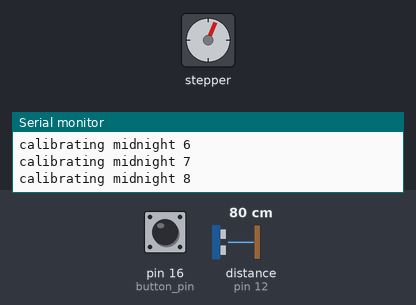
The sketch below on a simulated Arduino Uno, built with avr-gcc and run on an emulated ATmega328P. Shown: stepper motor, the last lines printed to the serial monitor. The inputs (shaded band) are chosen by the test bench; at power-on: pin 16 (button_pin) HIGH, distance to the obstacle (sensor on pin 12) 80 cm. The echo pulse lasts 58.3 µs per cm; random numbers use the default seed unless the sketch sets one; stepper angles assume 2048 steps per turn.

Above: at 0.8 s.
0.9 s: pin 16 (button_pin) pulled LOW for 3.2 s
At 4.7 s:
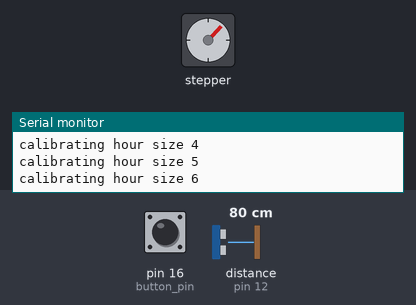
5.7 s: pin 16 (button_pin) pulled LOW for 0.15 s
At 6.6 s:
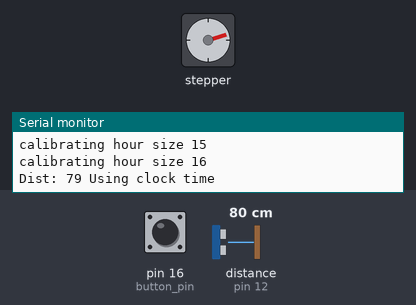
8.8 s: pin 16 (button_pin) pulled LOW for 3.2 s
16.9 s: pin 16 (button_pin) pulsed LOW 2 times (0.12 s each, 0.3 s apart)
20.5 s: pin 16 (button_pin) pulled LOW for 1 s
At 21.57 s:
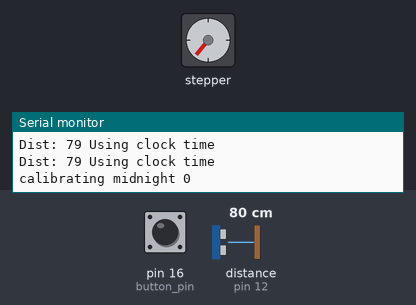
Timing chart, 0 to 30.5 s (numbered marks = the images above; inputs shaded):
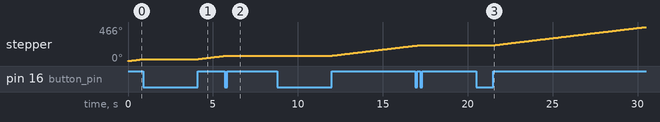

Measured:
- after the input at 20.5 s, stepper: keeps turning clockwise at about 28°/s, starting after 1.0 s

The sketch:

Clock.ino
```cpp
// Watch The Clock, a final project for Yale cpsc334
// by Lukas Burger 12/15/2019

#include <Stepper.h>

// set current time at program upload
// This needs to be changed for every installation
#define start_hour 2
#define start_mins 31

const int stepsPerRevolution = 32;  // specific for my motor

// initialize the stepper library on pins 15 through 4:
Stepper myStepper(stepsPerRevolution, 15,0,2,4);

// pin declarations
int ultra_power = 14;
int trigPin = 13;
int echoPin = 12;
int button_pin = 16;

// calibration variables
int steps_from_midnight = 0;
int hour_step_size = 0;
int step_size = 15;

int hour_pos = 0;
long dist;

void setup() {

  // set the speed and serial speed
  myStepper.setSpeed(640);
  Serial.begin(9600);

  //  set pinmodes
  pinMode(button_pin, INPUT_PULLUP);
  pinMode(ultra_power, OUTPUT);
  pinMode(trigPin, OUTPUT);
  pinMode(echoPin, INPUT);

  // run initial calibration
  setMidnight();
  setHourSize();
}

// Set stepper position of 12 and reset steps_from_midnight
void setMidnight() {
  int i = 0;
  while(digitalRead(button_pin) == LOW);
  while(digitalRead(button_pin) == HIGH) {
      Serial.println("calibrating midnight " + String(i));
      i++;
      myStepper.step(step_size);
      delay(50);
  }
  steps_from_midnight = 0;
}

// Set steps per hour by doing full revolution and dividing by 12
void setHourSize() {
  int i = 0;
  while(digitalRead(button_pin) == LOW);
  while(digitalRead(button_pin) == HIGH) {
      Serial.println("calibrating hour size " + String(i));
      i++;
      myStepper.step(step_size);
      delay(50);
  }
  while(digitalRead(button_pin) == LOW);
  hour_step_size = i / 12;
  hour_pos = 12;
}

// calculate stepper distance between hours
int hourDiff(int h1, int h2, int dir) {
  if (dir == 1) {

    if (h1 > h2) {
      return h1 - h2;
    } else {
      return (12 - h2) + h1;
    }

  } else if (dir == -1) {

    if (h1 < h2) {
      return h2 - h1;
    } else {
      return (12 - h1) + h2;
    }
  }
}

// move clock hand to specific hour in a given direction
void goToHour(int target_pos, int dir) {
  int diff = hourDiff(target_pos, hour_pos, dir);

  if (dir == 1) {

    if (target_pos > hour_pos) {
      diff = target_pos - hour_pos;
    } else {
      diff = (12 - hour_pos) + target_pos;
    }

  } else if (dir == -1) {

    if (target_pos < hour_pos) {
      diff = hour_pos - target_pos;
    } else {
      diff = (12 - target_pos) + hour_pos;
    }

  }

  myStepper.step(dir * diff * hour_step_size * step_size);
  hour_pos = target_pos;
  delay(10);
}

// tick forward then background across 12 (like a metronome)
void tickPattern(int count) {
  int h = (count % 5) + 1;
  goToHour(h, 1);
  delay(500);
  goToHour(12 - h, -1);
  delay(500);
}

// cycle through four corners of the clock
void quartersPattern(int count) {
    int h = ((count % 4)*3) + 3;
    goToHour(h, 1);
    delay(1000);
}

// move two hours forward and then one hour back
void ratchetPattern() {
    int first_pos = hour_pos;
    goToHour(first_pos + 2, 1);
    delay(10);
    goToHour(first_pos + 1, -1);
    delay(10);
}

// spin backwards
void backSpin() {
    goToHour(12, -1);
    delay(10);
    goToHour(11, -1);
    delay(10);
}

// go to random hours
void setRandom() {
  goToHour(random(1, 13), random(-1, 2));
  delay(10);
}

// set clock time to real calculated time
void setClockTime() {

  int nextHour = calculateHour();
  if (nextHour != hour_pos) {
    int dir = 1;
    if (hourDiff(nextHour, hour_pos, -1) < hourDiff(nextHour, hour_pos, -1)) {
      dir = -1;
    }
    goToHour(nextHour, dir);
  }
}

void checkCalibrate() {
  if(digitalRead(button_pin) == LOW) {
    setMidnight();
    setHourSize();
  }
}

// loop variables
int count = 0;
int nextPattern = 0;
int pattern = 0;
void loop() {

  // check to see if button is pressed and calibrate if so
  checkCalibrate();
  // measure distance from ultrasonic sensor
  dist = SonarSensor(trigPin, echoPin);

  //  if distance short (someone standing in front) set clock to real time
  if (dist < 2000) {
    Serial.println("Dist: " + String(dist) + " Using clock time");
    setClockTime();
    nextPattern = count;
    delay(2000);
  } else {
    //  else update the current pattern at random intervals
    if (count >= nextPattern) {
      pattern = random(0, 5);
      nextPattern = count + random(6, 30);
      Serial.println("Dist: " + String(dist) + " Pattern #: " + String(pattern) + " Duration: " + String(nextPattern-count));
    }

    // set pattern to be displayed
    switch (pattern) {
      case 0:
        setRandom();
        break;
      case 1:
        quartersPattern(count);
        break;
      case 2:
        tickPattern(count);
        break;
      case 3:
        backSpin();
        break;
      case 4:
        ratchetPattern();
        break;
    }
  }

  delay(10);

  count++;
}

// function to read from ultrasonic sensor
int SonarSensor(int trigPin,int echoPin) {
  digitalWrite(ultra_power, HIGH);
  digitalWrite(trigPin, LOW);
  delayMicroseconds(2);
  digitalWrite(trigPin, HIGH);
  delayMicroseconds(10);
  digitalWrite(trigPin, LOW);
  return pulseIn(echoPin, HIGH)*0.034/2;
}

// calculate the current hour given millis() and start times defined at upload
int calculateHour() {
  long milliseconds = millis();
  long elapsed_mins = (milliseconds / (1000*60) % 60);
  long elapsed_hours = milliseconds / (1000*60*60);

  int current_hour = start_hour + elapsed_hours;
  if (elapsed_mins + start_mins >= 60) {
    current_hour += 1;
  }
  return current_hour;
}
```
